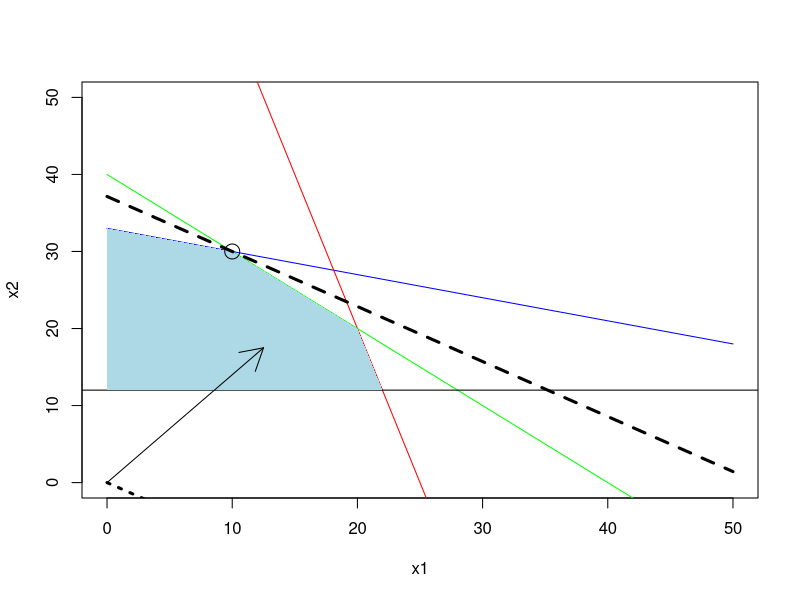

This figure's R source:
# Построение графика
# Для решения задачи ЛП графическим способом

x1<- (0:500)/10
plot(x1,(330-3*x1)/10,type="l",xlab="x1",ylab="x2", ylim = c(0, 50),col="blue")
lines(x1,(400-16*x1)/4,col="red")
lines(x1,(240-6*x1)/6,col="green")
abline(h=12)
polygon(c(0,0,10,20,22),c(12,33,30,20,12), col = "lightblue", border = NA)
lines(x1,(-25*x1)/35,lty=3,lwd=3)
arrows(0,0,12.5,17.5)
lines(x1,(130000-2500*x1)/3500,lty=2,lwd=3)
points(10,30,cex=2)
